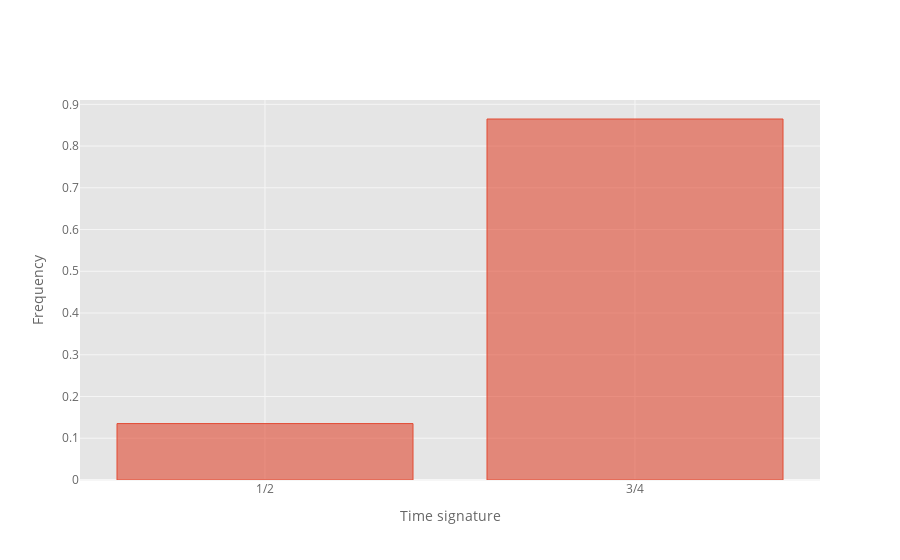

Write notebook code for a chart like this one.
### Markdown cell above
The common average duration is close to a quarter note, which is also the common tactus of all the dances (that are only written in 3/4 or 2/4 meter).

### Code cell
float_timesig = measure_list
float_timesig['timesig'] = measure_list.timesig.apply(str)
float_timesig.groupby('timesig').apply(lambda x: len(x)/len(measure_list)).iplot('bar', xTitle = 'Time signature', yTitle = 'Frequency')

### Figure 1 — Plotly figure (JSON) as saved in the notebook; plotly's stock layout.template omitted (floating-point values rounded to 4 significant figures)
{"data": [{"marker": {"color": "rgba(226, 74, 51, 0.6)", "line": {"color": "rgba(226, 74, 51, 1.0)", "width": 1}}, "name": "None", "orientation": "v", "text": "", "type": "bar", "x": ["1/2", "3/4"], "y": [0.1352, 0.8648]}], "layout": {"autosize": true, "legend": {"bgcolor": "#FFFFFF", "font": {"color": "#666666"}}, "paper_bgcolor": "#FFFFFF", "plot_bgcolor": "#E5E5E5", "title": {"font": {"color": "#151516"}}, "xaxis": {"autorange": true, "gridcolor": "#F6F6F6", "range": [-0.5, 1.5], "showgrid": true, "tickfont": {"color": "#666666"}, "title": {"font": {"color": "#666666"}, "text": "Time signature"}, "type": "category", "zerolinecolor": "#F6F6F6"}, "yaxis": {"autorange": true, "gridcolor": "#F6F6F6", "range": [0, 0.9104], "showgrid": true, "tickfont": {"color": "#666666"}, "title": {"font": {"color": "#666666"}, "text": "Frequency"}, "type": "linear", "zerolinecolor": "#F6F6F6"}}}
